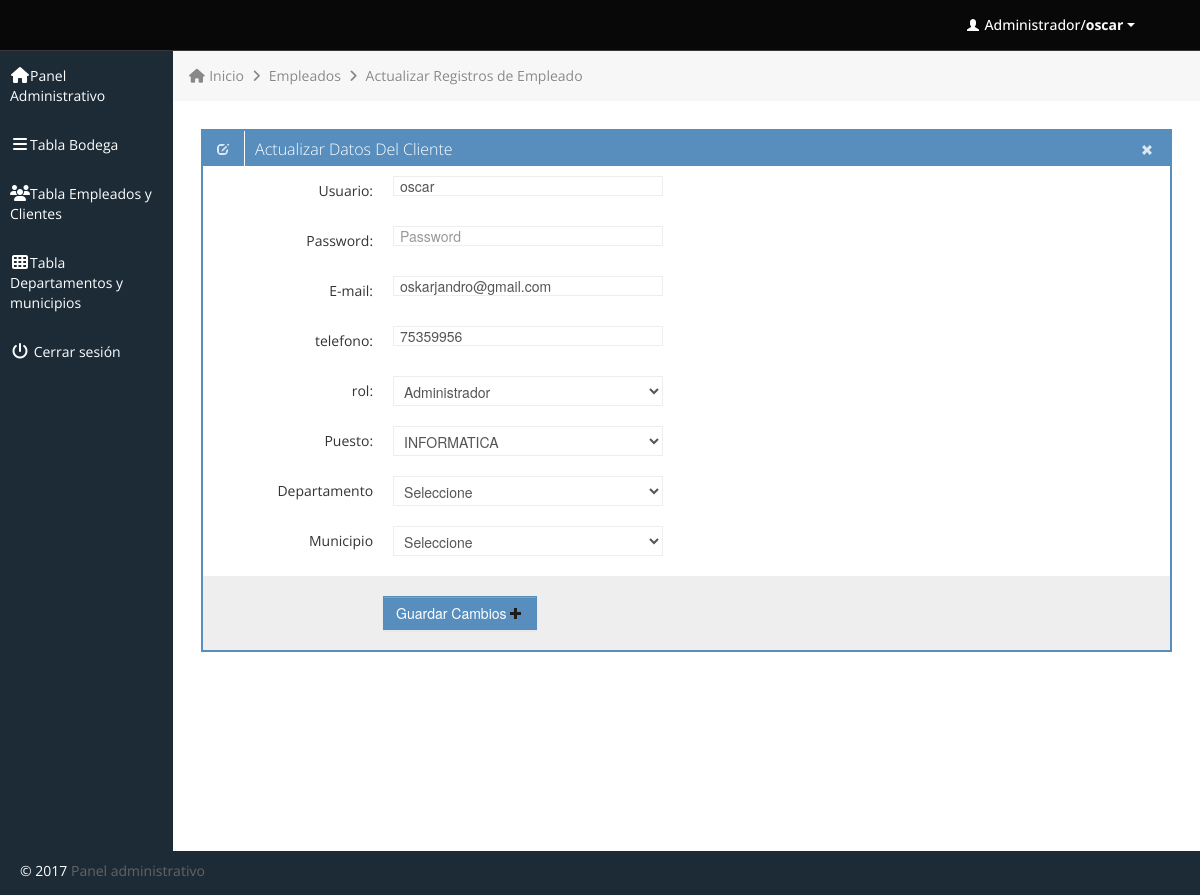
Screenshot of /editarEmpleados.php?empID=1 (signed in) with the database file from the repository.
### tables this page shows
CREATE TABLE `empleados` (
  `codigoEmpleado` int(11) NOT NULL,
  `primerNombre` varchar(50) NOT NULL,
  `segundoNombre` varchar(50) NOT NULL,
  `primerApellido` varchar(50) NOT NULL,
  `segundoApellido` varchar(50) NOT NULL,
  `telefono` varchar(20) NOT NULL,
  `fechaNacimiento` date NOT NULL,
  `fechaContrato` datetime NOT NULL,
  `genero` varchar(10) NOT NULL,
  `salario` decimal(10,2) NOT NULL,
  `user` varchar(40) NOT NULL,
  `password` varchar(200) NOT NULL,
  `email` varchar(50) NOT NULL,
  `rol` int(11) NOT NULL,
  `fecha` datetime NOT NULL,
  `codigoPuesto` int(11) DEFAULT NULL,
  `idDepartamento` int(11) DEFAULT NULL,
  `idMunicipio` int(11) DEFAULT NULL
);

CREATE TABLE `puestos` (
  `codigoPuesto` int(11) NOT NULL,
  `cargoLaboral` varchar(20) NOT NULL
);

### functions/function.php (called while the page is built, shortened)
<?php
	function get_header(){
		require_once("includes/header.php");
	}
	function get_bread_eight(){
		require_once("includes/breadcumb_eight.php");
	}
	function get_sidebar(){
		require_once("includes/sidebar.php");
	}
 	function get_footer(){
		require_once("includes/footer.php");
	}
?>

### editarEmpleados.php (the view, shortened to what this page needs)
<!DOCTYPE
<html>
<head>
</head>
<body>
</body>
</html>
<?php
$userID = $_GET['empID'];
	$sql ="SELECT * from empleados where codigoEmpleado = $userID";
	$result = mysql_query($sql);
	$rowID = mysql_fetch_array($result);
	$num = mysql_num_rows($result);
	$i = 0;
	while ($i < $num)
	{
		$user = mysql_result($result,$i,"user");
		$email = mysql_result($result,$i,"email");
		$telefono = mysql_result($result,$i,"telefono");
		$rol = mysql_result($result,$i,"rol");
		$i++;
	}
?>
<?php
	require_once("functions/function.php");
	get_header();
?>
			<div class="row-fluid sortable">
				<div class="box span12">
					<div class="box-header" data-original-title>
						<h2><i class="halflings-icon white edit"></i><span class="break"></span>Actualizar Datos Del Cliente</h2>
						<div class="box-icon">
							<a href="clientes.php" class="btn-close"><i class="halflings-icon white remove"></i></a>
						</div>
					</div>
					<div class="box-content">
						<form class="form-horizontal" method="post" action="updateEmpleados.php">
							<fieldset>
							  <div class="control-group">
								<label class="control-label" for="focusedInput">Usuario:</label>
								<div class="controls">
								  <input class="input-xlarge focused" name="txtuser" id="focusedInput" type="text" placeholder="Usuario"
								  value="<?php echo $user; ?>">
								</div>
							  </div>
							  <div class="control-group">
								<label class="control-label" for="focusedInput">Password:</label>
								<div class="controls">
								  <input class="input-xlarge focused" name="txtpassword" id="focusedInput" type="password" placeholder="Password" pattern="(?=.*\d)(?=.*[a-z])(?=.*[A-Z]).{8,}" title="Debe contener al menos un número y una letra mayúscula y minúscula, y al menos 8 o más caracteres" required="" title="Ingrese una Contraseña"
								  >
								</div>
							  </div>
							  <div class="control-group">
								<label class="control-label" for="focusedInput">E-mail:</label>
								<div class="controls">
								  <input class="input-xlarge focused" pattern="[a-z0-9._%+-]+@[a-z0-9.-]+\.[a-z]{2,3}$" id="focusedInput" name="txtemail" id="focusedInput" type="email" placeholder="E-mail"
								  value="<?php echo $email; ?>">
								</div>
							  </div>
							  <div class="control-group">
								<label class="control-label" for="focusedInput">telefono:</label>
								<div class="controls">
								  <input class="input-xlarge focused" pattern="[0-9]{8}" name="txttelefono" id="focusedInput" type="tel" placeholder="telefono"
								  value="<?php echo $telefono; ?>">
								</div>
							  </div>
							  <div class="control-group">
								<label class="control-label" for="focusedInput">rol:</label>
								<div class="controls">
								 <select name="txtrol" id="input" class="input-xlarge focused"" required="required">
						<option <?php echo ($rol == $rol ? "selected" : "s" ) ?> value="<?php echo ($rol ==1? "1" : "2" )?>"><?php echo ($rol ==1? "Administrador" : "Empleado" )?></option>
					</select><br>
								</div>
							  </div>
							  <div class="control-group">
								<label class="control-label" for="focusedInput">Puesto:</label>
								<div class="controls">
								 <select class="input-xlarge focused" name="txtpuesto" >
                 <?php
                $sql="select * from puestos";
                $rec=mysql_query($sql);
                while($row=mysql_fetch_array($rec))
                {
                   ?>
                   <option <?php echo ($rowID['codigoPuesto']==$row["codigoPuesto"] ?  "selected" : "") ?> value="<?php echo $row["codigoPuesto"] ?>" > <?php echo $row["cargoLaboral"] ?></option>
                   <?php
                }
                ?>
            </select>
								</div>
							  </div>
							   <div class="control-group">
								<label class="control-label" for="DEP">Departamento</label>
								<div class="controls">
           						<select class="input-xlarge focused" name="Departamentos" id="Departamentos">
           						<option value="0">Seleccione</option>
          						</select>
								</div>
							  </div>
							   <div class="control-group">
								 <label class="control-label" for="MUNI">Municipio</label>
								 <div class="controls">
        						<select class="input-xlarge focused" name="Municipio" id="Municipio">
       							<option value="0">Seleccione</option>
       							 </select>
								</div>
							  </div>
							  <div class="form-actions">
								<button type="submit" onclick="return confirmUpdate()" class="btn btn-primary">Guardar Cambios <i class="halflings-icon plus"></i></a></button>
							  </div>
							</fieldset>
						</form>
					</div>
				</div>
			</div>

### css/style.css (style rules this page uses)
body { background: #F5F5F5; color: #333; border: none; font-family: 'Open Sans', sans-serif; font-weight: 400; }
a { color: #646464; }
h2 { font-size: 16px; line-height: 16px; }
.box { border: 2px solid #578EBE; background: #fff !important; margin-bottom: 28px; }
.box-header { height: 16px; font-size: 16px; line-height: 16px; padding: 10px; background: #578EBE; -webkit-box-shadow: none; -moz-box-shadow: none; box-shadow: none; overflow: hidden; }
.box-header h2 { float:left; margin-top: 0px; font-weight: 300; }
.box-header .box-icon, .box-header h2 { color:#fff; }
.box-header h2 i { margin: 0px 3px 0px 4px; opacity: .8; filter: alpha(opacity=80); -ms-filter:"progid:DXImageTransform.Microsoft.Alpha(Opacity=80)"; }
.box-header .box-icon { float:right; margin-top: 1px; }
.box-header .box-icon i { -webkit-transition: all 0.1s ease-in-out; -moz-transition: all 0.1s ease-in-out; -o-transition: all 0.1s ease-in-out; -ms-transition: all 0.1s ease-in-out; transition: all 0.1s ease-in-out; opacity: .8; filter: alpha(opacity=80); -ms-filter:"progid:DXImageTransform.Microsoft.Alpha(Opacity=80)"; }
.box-header .box-icon a { margin: 0px 5px; }
.box-content { position: relative; z-index: 50; margin-top: -1px; padding: 10px; background: #fff !important; }
.form-actions { padding: 19px 20px 20px; margin: 20px -10px -30px -10px; background-color: #eee; border-top: 1px solid #eee; *zoom: 1; }
.form-actions:before, .form-actions:after { display: table; line-height: 0; content: ""; }
.form-actions:after { clear: both; }
.btn { display: inline-block; padding: 6px 12px; margin-bottom: 0; font-size: 14px; font-weight: 500; line-height: 20px; text-align: center; white-space: nowrap; vertical-align: middle; cursor: pointer; border: 1px solid #a7a9aa; -webkit-border-radius: 0px !important; border-radius: 0px !important; }
.btn i { margin-top: 2px; }
.btn { color: #ffffff; background-color: #a7a9aa; border-color: #a7a9aa; background-image: none; filter: none; text-shadow: none; }
.btn-primary { background-color: #578EBE; border-color: #578EBE; }

### css/halflings.css (style rules this page uses)
html, html .halflings { -webkit-font-smoothing: antialiased !important; }
.halflings-icon { display: inline-block; width: 14px; height: 14px; line-height: 14px; vertical-align: text-top; background-image: url(../img/glyphicons_halflings.svg); background-position: 0 0; background-repeat: no-repeat; vertical-align: top; *display: inline; *zoom: 1; *margin-right: .3em; }
.halflings-icon.white { background-image: url(../img/glyphicons_halflings-white.svg); }
.halflings-icon.remove { background-position: -312px 0; }
.halflings-icon.edit { background-position: -96px -72px; }
.halflings-icon.plus { background-position: -408px -96px; }

### rows the page displays
empleados: txtuser "oscar", txtemail "oskarjandro@gmail.com", txttelefono "75359956", txtrol "Administrador", txtpuesto "INFORMATICA"

### other values shown
$_SESSION['user'] "oscar"
